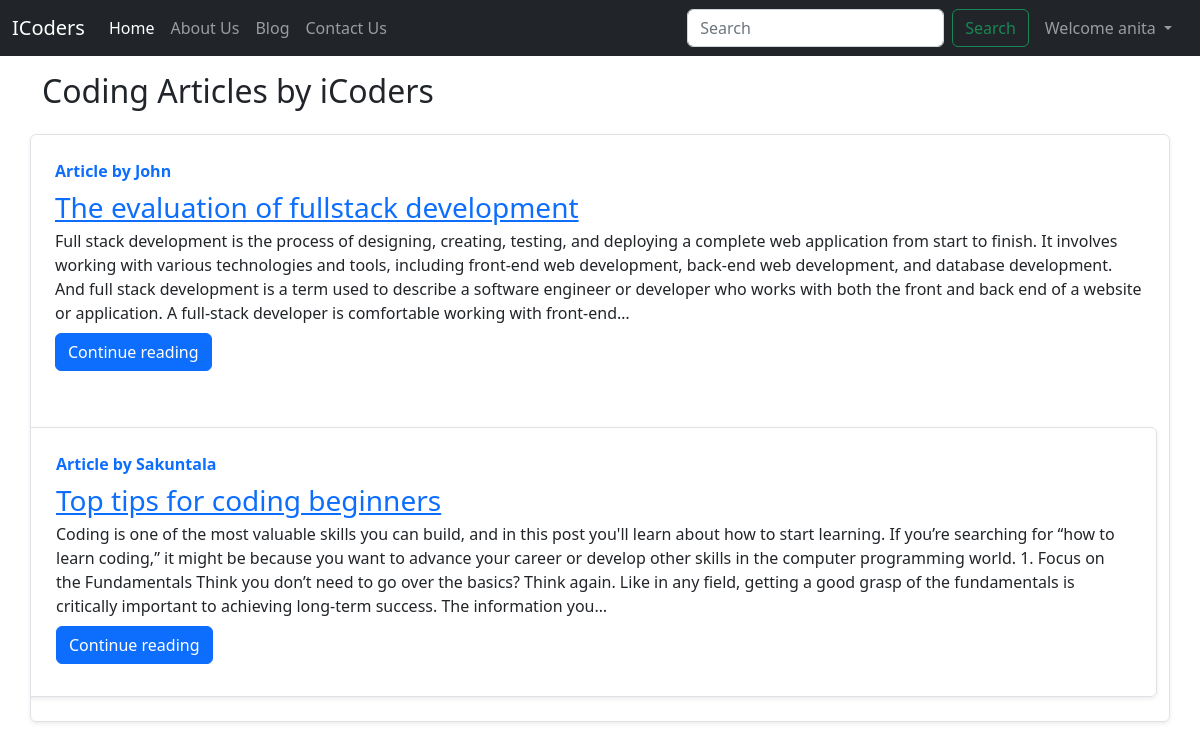
Page /blog/ (signed in) on the committed database.
### my_blog_app/models.py (models this page shows, shortened)
class Post(models.Model):
    sno=models.AutoField(primary_key=True)
    title=models.CharField(max_length=255)
    author=models.CharField(max_length=14)
    slug=models.CharField(max_length=130)
    timeStamp=models.DateTimeField(blank=True)
    content=models.TextField()

### my_blog_app/views.py (the view)
# urls.py: path('', views.blogHome, name="blogHome"),
def blogHome(request):
    allPosts= Post.objects.all()
    context={'allPosts': allPosts}
    return render(request, "blog/blogHome.html", context)

### templates/blog/blogHome.html (shortened to what this page needs)
{% extends "base.html" %}
{% block body %}
<div class="container my-3">
    <h2>Coding Articles by iCoders</h2>
    {% for post in allPosts %}
    <div
        class="row no-gutters border rounded overflow-hidden flex-md-row mb-4 shadow-sm h-md-250 my-4 position-relative">
        <div class="col p-4 d-flex flex-column position-static">
            <strong class="d-inline-block mb-2 text-primary">Article by {{post.author}}</strong>
            <h3 class="mb-0"><a href="/blog/{{post.slug}}">{{post.title}}</a></h3>
            <p class="card-text mb-auto">{{post.content| truncatechars:500}}</p>
            <div class="my-2">
                <a href="/blog/{{post.slug}}" role="button" class="btn btn-primary">Continue reading</a>
            </div>
        </div>
        {% endfor %}
    </div>
    {% endblock %}

### templates/base.html (shortened to what this page needs)
<!doctype html>
<html lang="en">
<head>
  <link href="https://cdn.jsdelivr.net/npm/bootstrap@5.2.3/dist/css/bootstrap.min.css" rel="stylesheet"
>
</head>
<body>
  <nav class="navbar navbar-expand-lg navbar-dark bg-dark">
    <div class="container-fluid">
      <a class="navbar-brand" href="/">ICoders</a>
      <div class="collapse navbar-collapse" id="navbarSupportedContent">
        <ul class="navbar-nav me-auto mb-2 mb-lg-0">
          <li class="nav-item">
            <a class="nav-link active" aria-current="page" href="/">Home</a>
          </li>
          <li class="nav-item">
            <a class="nav-link" href="/about">About Us</a>
          </li>
          <li class="nav-item">
            <a class="nav-link" href="/blog">Blog</a>
          </li>
          <li class="nav-item">
            <a class="nav-link" href="/contact">Contact Us</a>
          </li>
        </ul>
        <form method="get" action="/search" class="d-flex" role="search">
          <input class="form-control me-2" type="search" placeholder="Search" aria-label="Search" name="query"
            id="query">
          <button class="btn btn-outline-success" type="submit">Search</button>
        </form>
        {% if user.is_authenticated %}
        <ul class="navbar-nav ml-auto mx-2 mb-lg-0">
          <li class="nav-item dropdown">
            <a class="nav-link dropdown-toggle" href="#" role="button" data-bs-toggle="dropdown" aria-expanded="false">
              Welcome {{request.user}}
            </a>
          </li>
        </ul>
        {% endif %}
      </div>
  </nav>
  {% block body %} {% endblock body %}
  </div>
</body>
</html>

### rows in the picture
Post: author "John", title "The evaluation of fullstack development", content "Full stack development is the process of designing, creating, testing, and deploying a complete web application from start to finish. It involves working with various technologies and tools, including front-end web development, back-end web development, and database development. And full stack development is a term used to describe a software engineer or developer who works with both the front and back end of a website or application. A full-stack developer is comfortable working with front-end…"
Post: author "Sakuntala", title "Top tips for coding beginners", content "Coding is one of the most valuable skills you can build, and in this post you'll learn about how to start learning. If you’re searching for “how to learn coding,” it might be because you want to advance your career or develop other skills in the computer programming world. 1. Focus on the Fundamentals Think you don’t need to go over the basics? Think again. Like in any field, getting a good grasp of the fundamentals is critically important to achieving long-term success. The information you…"

### other values in the picture
{{ request.user }} "anita"
